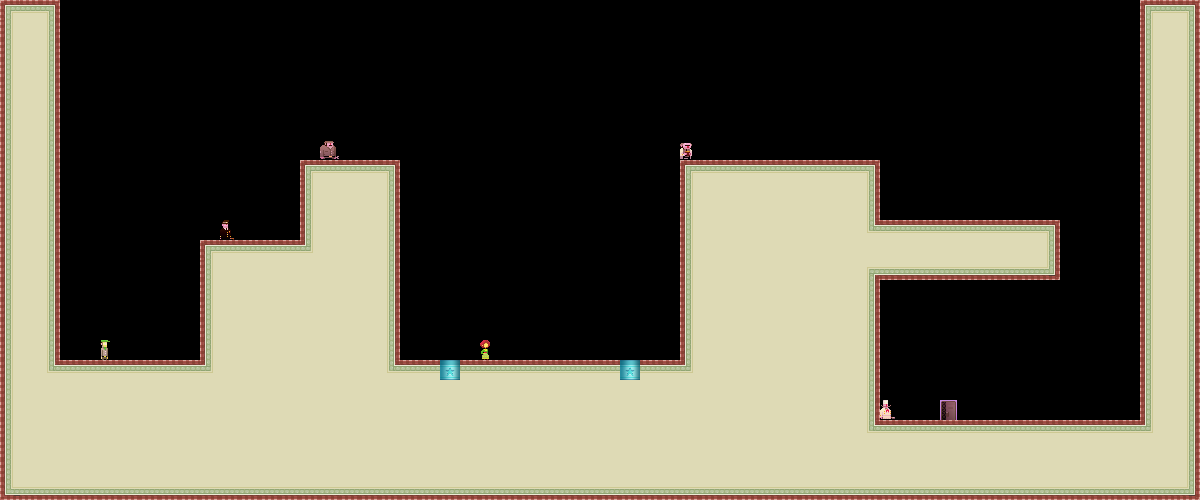

This game map was drawn from its Tiled (.tmx) file and the tilesets committed beside it. A one-line description and the trimmed map source follow:
An orthogonal 60x25 tile map with 20x20 px tiles, 2 tile layers (bg, dontAutoLoad_sprites) and 11 objects.

<map version="1.0" orientation="orthogonal" width="60" height="25" tilewidth="20" tileheight="20">
 <tileset firstgid="1" name="tiles_sydney" tilewidth="20" tileheight="20">
  <image source="../Art/tiles_sydney.png" width="400" height="400" />
  <terraintypes>
   <terrain name="regularBlocks" tile="-1" />
  </terraintypes>
  <tile id="8" terrain=",,,0" />
  <tile id="9" terrain=",,0,0" />
  <tile id="10" terrain=",,0,0" />
  <tile id="11" terrain=",,0,0" />
  <tile id="12" terrain=",,0,0" />
  <tile id="13" terrain=",,0,0" />
  <tile id="14" terrain=",,0," />
  <tile id="15" terrain="0,0,0," />
  <tile id="16" terrain="0,0,,0" />
  <tile id="28" terrain=",0,,0" />
  <tile id="34" terrain="0,,0," />
  <tile id="35" terrain="0,,0,0" />
  <tile id="36" terrain=",0,0,0" />
  <tile id="48" terrain=",0,,0" />
  <tile id="54" terrain="0,,0," />
  <tile id="68" terrain=",0,,0" />
  <tile id="74" terrain="0,,0," />
  <tile id="88" terrain=",0,,0" />
  <tile id="94" terrain="0,,0," />
  <tile id="108" terrain=",0,,0" />
  <tile id="114" terrain="0,,0," />
  <tile id="128" terrain=",0,," />
  <tile id="129" terrain="0,0,," />
  <tile id="130" terrain="0,0,," />
  <tile id="131" terrain="0,0,," />
  <tile id="132" terrain="0,0,," />
  <tile id="133" terrain="0,0,," />
  <tile id="134" terrain="0,,," />
  <tile id="194" terrain="0,0,0,0" />
  <tile id="356">
   <properties>
    <property name="LargeCrate" value="" />
   </properties>
  </tile>
  <tile id="380">
   <properties>
    <property name="Andre" value="" />
   </properties>
  </tile>
  <tile id="381">
   <properties>
    <property name="Liselot" value="" />
   </properties>
  </tile>
  <tile id="382">
   <properties>
    <property name="Amsterdaam" value="" />
   </properties>
  </tile>
  <tile id="383">
   <properties>
    <property name="Worker" value="" />
   </properties>
  </tile>
  <tile id="384">
   <properties>
    <property name="Inspector" value="" />
   </properties>
  </tile>
  <tile id="385">
   <properties>
    <property name="Chef" value="" />
   </properties>
  </tile>
  <tile id="386">
   <properties>
    <property name="Exit" value="" />
   </properties>
  </tile>
  <tile id="387">
   <properties>
    <property name="Trampoline" value="" />
   </properties>
  </tile>
  <tile id="388">
   <properties>
    <property name="SmallCrate" value="" />
   </properties>
  </tile>
  <tile id="389">
   <properties>
    <property name="SugarBag" value="" />
   </properties>
  </tile>
 </tileset>
 <layer name="bg" width="60" height="25">
  <data>[1500 cells, 696 non-empty, 28 distinct tile ids]</data>
 </layer>
 <objectgroup name="boxes" width="60" height="25">
  <object x="0" y="0" width="60" height="500" />
  <object x="60" y="360" width="620" height="140" />
  <object x="200" y="240" width="100" height="120" />
  <object x="300" y="160" width="100" height="200" />
  <object x="680" y="160" width="200" height="340" />
  <object x="700" y="0" width="160" height="100" />
  <object x="880" y="220" width="180" height="60" />
  <object x="1140" y="0" width="60" height="500" />
  <object x="880" y="420" width="260" height="80" />
  <object x="980" y="100" width="80" height="60" />
  <object x="1060" y="100">
   <properties>
    <property name="speed" value="100" />
   </properties>
   <polyline points="0,0 0,260" />
  </object>
 </objectgroup>
 <layer name="dontAutoLoad_sprites" width="60" height="25">
  <data>[1500 cells, 9 non-empty, 8 distinct tile ids]</data>
 </layer>
 <objectgroup name="dontAutoLoad_death" width="60" height="25" />
</map>
